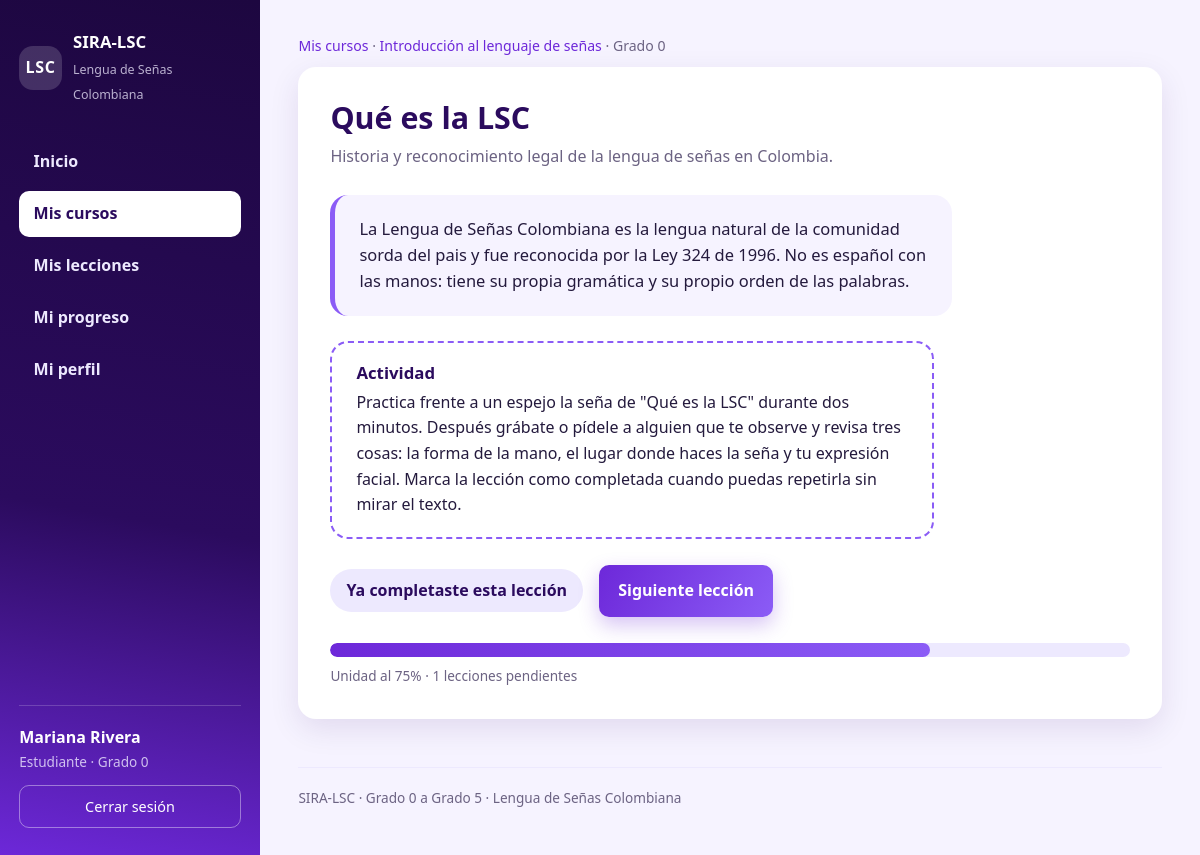
The app's page /index.php?ruta=estudiante/leccion&id=1 (signed in) with its own data.
### tables this page shows
CREATE TABLE usuarios (
    id_usuario     INT AUTO_INCREMENT PRIMARY KEY,
    nombre         VARCHAR(80)  NOT NULL,
    apellido       VARCHAR(80)  NOT NULL,
    correo         VARCHAR(150) NOT NULL UNIQUE,
    usuario        VARCHAR(50)  NOT NULL UNIQUE,
    contrasena     VARCHAR(255) NOT NULL,
    rol            ENUM('estudiante','tutor','administrador') NOT NULL DEFAULT 'estudiante',
    id_grado       INT          NULL,
    activo         TINYINT(1)   NOT NULL DEFAULT 1,
    fecha_registro DATETIME     NOT NULL DEFAULT CURRENT_TIMESTAMP,
    CONSTRAINT fk_usuarios_grado
        FOREIGN KEY (id_grado) REFERENCES grados(id_grado)
        ON DELETE SET NULL ON UPDATE CASCADE
);

CREATE TABLE grados (
    id_grado    INT AUTO_INCREMENT PRIMARY KEY,
    nombre      VARCHAR(50)  NOT NULL,
    descripcion VARCHAR(255) NOT NULL,
    orden       INT          NOT NULL DEFAULT 0
);

CREATE TABLE lecciones (
    id_leccion  INT AUTO_INCREMENT PRIMARY KEY,
    id_curso    INT          NOT NULL,
    titulo      VARCHAR(140) NOT NULL,
    descripcion VARCHAR(255) NOT NULL,
    contenido   TEXT         NOT NULL,
    actividad   TEXT         NULL,
    orden       INT          NOT NULL DEFAULT 0,
    CONSTRAINT fk_lecciones_curso
        FOREIGN KEY (id_curso) REFERENCES cursos(id_curso)
        ON DELETE CASCADE ON UPDATE CASCADE
);

CREATE TABLE cursos (
    id_curso    INT AUTO_INCREMENT PRIMARY KEY,
    id_grado    INT          NOT NULL,
    nombre      VARCHAR(120) NOT NULL,
    descripcion VARCHAR(255) NOT NULL,
    icono       VARCHAR(8)   NOT NULL DEFAULT 'LSC',
    orden       INT          NOT NULL DEFAULT 0,
    CONSTRAINT fk_cursos_grado
        FOREIGN KEY (id_grado) REFERENCES grados(id_grado)
        ON DELETE CASCADE ON UPDATE CASCADE
);

### config/funciones.php (called while the page is built, shortened)
<?php
function e($texto)
{
    return htmlspecialchars((string) $texto, ENT_QUOTES, 'UTF-8');
}
function url($ruta = 'inicio', $parametros = array())
{
    $destino = BASE_URL . 'index.php?ruta=' . urlencode($ruta);
    foreach ($parametros as $clave => $valor) {
        $destino .= '&' . urlencode($clave) . '=' . urlencode($valor);
    }
    return $destino;
}
function vista($archivo, $datos = array())
{
    extract($datos, EXTR_SKIP);
    require RUTA_BASE . '/views/' . $archivo . '.php';
}
function rolActual()
{
    return isset($_SESSION['rol']) ? $_SESSION['rol'] : null;
}
function panelDe($rol)
{
    switch ($rol) {
        default:              return 'estudiante/inicio';
    }
}
function nombreRol($rol)
{
    $nombres = array(
        'estudiante'    => 'Estudiante',
        'tutor'         => 'Tutor',
        'administrador' => 'Administrador',
    );
    return isset($nombres[$rol]) ? $nombres[$rol] : $rol;
}

### controllers/EstudianteController.php (called while the page is built, shortened)
<?php
class EstudianteController
{
    private $modeloUsuario;
    private $modeloLeccion;
    private $modeloProgreso;
    private $idUsuario;
    public function __construct()
    {
        $this->modeloUsuario  = new Usuario();
        $this->modeloLeccion  = new Leccion();
        $this->modeloProgreso = new Progreso();
        $this->idUsuario      = (int) $_SESSION['id_usuario'];
    }
    public function leccion()
    {
        $idLeccion = isset($_GET['id']) ? (int) $_GET['id'] : 0;
        $leccion   = $this->modeloLeccion->obtenerPorId($idLeccion);
        vista('estudiante/leccion', array(
            'estudiante' => $this->modeloUsuario->obtenerPorId($this->idUsuario),
            'leccion'    => $leccion,
            'completada' => $this->modeloProgreso->estaCompletada($this->idUsuario, $idLeccion),
            'siguiente'  => $this->modeloLeccion->siguienteEnCurso($leccion['id_curso'], $leccion['orden']),
            'resumen'    => $this->modeloProgreso->resumenCurso($this->idUsuario, $leccion['id_curso']),
        ));
    }
}

### models/Usuario.php (called while the page is built, shortened)
<?php
class Usuario
{
    private $db;
    public function __construct()
    {
        $this->db = Database::conexion();
    }
    public function obtenerPorId($idUsuario)
    {
        $sentencia = $this->db->prepare(
            'SELECT u.id_usuario, u.nombre, u.apellido, u.correo, u.usuario, u.rol,
                    u.id_grado, u.activo, u.fecha_registro,
                    g.nombre AS grado, g.descripcion AS grado_descripcion, g.orden AS grado_orden
             FROM usuarios u
             LEFT JOIN grados g ON g.id_grado = u.id_grado
             WHERE u.id_usuario = ?'
        );
        $sentencia->execute(array((int) $idUsuario));
        $fila = $sentencia->fetch();
        return $fila ? $fila : null;
    }
}

### config/Database.php (called while the page is built, shortened)
<?php
class Database
{
    private static $pdo = null;
    public static function conexion()
    {
        if (self::$pdo === null) {
            $dsn = 'mysql:host=' . DB_HOST . ';dbname=' . DB_NOMBRE . ';charset=utf8mb4';
            try {
                self::$pdo = new PDO($dsn, DB_USUARIO, DB_CLAVE, array(
                    PDO::ATTR_ERRMODE            => PDO::ERRMODE_EXCEPTION,
                    PDO::ATTR_DEFAULT_FETCH_MODE => PDO::FETCH_ASSOC,
                    PDO::ATTR_EMULATE_PREPARES   => false,
                ));
            } catch (PDOException $e) {
                self::mostrarError($e->getMessage());
            }
        }
        return self::$pdo;
    }
}

### models/Leccion.php (called while the page is built, shortened)
<?php
class Leccion
{
    private $db;
    public function __construct()
    {
        $this->db = Database::conexion();
    }
    public function obtenerPorId($idLeccion)
    {
        $sentencia = $this->db->prepare(
            'SELECT l.*, c.nombre AS curso, c.id_grado, g.nombre AS grado
             FROM lecciones l
             INNER JOIN cursos c ON c.id_curso = l.id_curso
             INNER JOIN grados g ON g.id_grado = c.id_grado
             WHERE l.id_leccion = ?'
        );
        $sentencia->execute(array((int) $idLeccion));
        $fila = $sentencia->fetch();
        return $fila ? $fila : null;
    }
    public function siguienteEnCurso($idCurso, $ordenActual)
    {
        $sentencia = $this->db->prepare(
            'SELECT * FROM lecciones
             WHERE id_curso = :id_curso AND orden > :orden
             ORDER BY orden ASC LIMIT 1'
        );
        $sentencia->execute(array(
            ':id_curso' => (int) $idCurso,
            ':orden'    => (int) $ordenActual,
        ));
        $fila = $sentencia->fetch();
        return $fila ? $fila : null;
    }
}

### views/estudiante/leccion.php (the view, shortened to what this page needs)
<?php
$activo = 'cursos';
require RUTA_BASE . '/views/layouts/header.php';
?>
<p class="miga">
    <a href="<?php echo url('estudiante/cursos'); ?>">Mis cursos</a> ·
    <a href="<?php echo url('estudiante/curso', array('id' => $leccion['id_curso'])); ?>"><?php echo e($leccion['curso']); ?></a> ·
    <?php echo e($leccion['grado']); ?>
</p>
<article class="leccion">
    <header class="titular">
        <h1><?php echo e($leccion['titulo']); ?></h1>
        <p><?php echo e($leccion['descripcion']); ?></p>
    </header>
    <div class="contenido-leccion">
        <p><?php echo nl2br(e($leccion['contenido'])); ?></p>
    </div>
    <?php if (!empty($leccion['actividad'])): ?>
    <section class="actividad">
        <h2>Actividad</h2>
        <p><?php echo nl2br(e($leccion['actividad'])); ?></p>
    </section>
    <?php endif; ?>
    <div class="pie-leccion">
        <?php if ($completada): ?>
            <p class="marca-hecha">Ya completaste esta lección</p>
            <?php if ($siguiente): ?>
                <a class="boton" href="<?php echo url('estudiante/leccion', array('id' => $siguiente['id_leccion'])); ?>">Siguiente lección</a>
            <?php else: ?>
                <a class="boton" href="<?php echo url('estudiante/curso', array('id' => $leccion['id_curso'])); ?>">Volver a la unidad</a>
            <?php endif; ?>
        <?php endif; ?>
    </div>
    <div class="barra barra-ancha"><span style="width: <?php echo (int) $resumen['porcentaje']; ?>%;"></span></div>
    <p class="detalle-barra">Unidad al <?php echo (int) $resumen['porcentaje']; ?>% · <?php echo (int) $resumen['pendientes']; ?> lecciones pendientes</p>
</article>
<?php require RUTA_BASE . '/views/layouts/footer.php'; ?>

### views/layouts/header.php (shortened to what this page needs)
<?php
$activo  = isset($activo) ? $activo : '';
$sinMenu = isset($sinMenu) ? $sinMenu : false;
$rol     = rolActual();
$conectado = null;
$prioridad = array('estudiante', 'tutor', 'admin');
foreach ($prioridad as $posible) {
    if (isset($$posible) && is_array($$posible) && isset($$posible['nombre'])) {
        $conectado = $$posible;
        break;
    }
}
$menus = array(
    'estudiante' => array(
        'Inicio'       => array('estudiante/inicio',    'inicio'),
        'Mis cursos'   => array('estudiante/cursos',    'cursos'),
        'Mis lecciones'=> array('estudiante/lecciones', 'lecciones'),
        'Mi progreso'  => array('estudiante/progreso',  'progreso'),
        'Mi perfil'    => array('estudiante/perfil',    'perfil'),
    ),
    'tutor' => array(
        'Inicio'           => array('tutor/inicio',      'inicio'),
        'Mis estudiantes'  => array('tutor/estudiantes', 'estudiantes'),
        'Mi perfil'        => array('tutor/perfil',      'perfil'),
    ),
    'administrador' => array(
        'Tablero'   => array('admin/inicio',    'inicio'),
        'Usuarios'  => array('admin/usuarios',  'usuarios'),
        'Grados'    => array('admin/grados',    'grados'),
        'Lecciones' => array('admin/lecciones', 'lecciones'),
        'Progreso'  => array('admin/progreso',  'progreso'),
        'Reportes'   => array('admin/reportes',  'reportes'),
    ),
);
$menu = isset($menus[$rol]) ? $menus[$rol] : array();
?>
<!DOCTYPE html>
<html lang="es">
<head>
    <link rel="stylesheet" href="<?php echo BASE_URL; ?>css/estilos.css">
</head>
<body class="<?php echo $sinMenu ? 'cuerpo-acceso' : 'cuerpo-panel'; ?>">
<?php if ($sinMenu): ?>
<main class="acceso">
<?php else: ?>
<div class="aplicacion">
    <nav class="menu-lateral">
        <a class="marca" href="<?php echo url(panelDe($rol)); ?>">
            <span class="marca-sigla">LSC</span>
            <span class="marca-texto">
                <strong>SIRA-LSC</strong>
                <small>Lengua de Señas Colombiana</small>
            </span>
        </a>
        <ul class="menu">
            <?php foreach ($menu as $etiqueta => $destino): ?>
                <li>
                    <a href="<?php echo url($destino[0]); ?>"
                       class="<?php echo $activo === $destino[1] ? 'activo' : ''; ?>">
                        <?php echo e($etiqueta); ?>
                    </a>
                </li>
            <?php endforeach; ?>
        </ul>
        <div class="menu-pie">
            <?php if ($conectado): ?>
                <p class="menu-nombre"><?php echo e($conectado['nombre'] . ' ' . $conectado['apellido']); ?></p>
                <p class="menu-grado">
                    <?php
                    echo e(nombreRol($rol));
                    if ($rol === 'estudiante' && !empty($conectado['grado'])) {
                        echo ' · ' . e($conectado['grado']);
                    }
                    ?>
                </p>
            <?php endif; ?>
            <a class="boton-salir" href="<?php echo url('salir'); ?>">Cerrar sesión</a>
        </div>
    </nav>
    <main class="contenido">
<?php endif; ?>

### css/estilos.css (style rules this page uses)
:root { --morado-oscuro: #2b0b5e; --morado-noche: #1d0740; --morado: #6d28d9; --morado-claro: #8b5cf6; --lavanda: #ede9fe; --lavanda-suave: #f6f3ff; --blanco: #ffffff; --tinta: #241a3d; --gris: #6c6383; --exito: #1f7a5a; --error: #b3204a; --radio: 18px; --radio-mini: 10px; --sombra: 0 10px 30px rgba(45, 12, 96, .10); --sombra-alta: 0 18px 44px rgba(45, 12, 96, .20); }
* { box-sizing: border-box; }
html { -webkit-text-size-adjust: 100%; }
body { margin: 0; font-family: "Segoe UI", "Trebuchet MS", system-ui, -apple-system, Arial, sans-serif; color: var(--tinta); line-height: 1.6; background: var(--lavanda-suave); }
h1, h2, h3 { line-height: 1.25; margin: 0 0 .4rem; font-weight: 700; }
h1 { font-size: 1.9rem; }
h2 { font-size: 1.35rem; }
p { margin: 0 0 .8rem; }
a { color: var(--morado); text-decoration: none; }
.boton { display: inline-block; width: 100%; padding: .85rem 1.2rem; font: inherit; font-weight: 700; color: var(--blanco); background: linear-gradient(120deg, var(--morado) 0%, var(--morado-claro) 100%); border: none; border-radius: var(--radio-mini); cursor: pointer; text-align: center; box-shadow: 0 8px 20px rgba(109, 40, 217, .28); transition: transform .18s ease, box-shadow .18s ease, background .18s ease; }
.aplicacion { display: flex; min-height: 100vh; }
.menu-lateral { width: 260px; flex-shrink: 0; padding: 1.8rem 1.2rem; background: linear-gradient(190deg, var(--morado-noche) 0%, var(--morado-oscuro) 60%, var(--morado) 100%); color: var(--lavanda); display: flex; flex-direction: column; }
.marca { display: flex; align-items: center; gap: .7rem; margin-bottom: 2rem; color: var(--blanco); }
.marca-sigla { display: grid; place-items: center; width: 44px; height: 44px; border-radius: 14px; background: rgba(255, 255, 255, .16); font-weight: 700; letter-spacing: .04em; }
.marca-texto strong { display: block; font-size: 1.05rem; }
.marca-texto small { color: rgba(237, 233, 254, .75); font-size: .78rem; }
.menu { list-style: none; margin: 0; padding: 0; flex: 1; }
.menu li { margin-bottom: .35rem; }
.menu a { display: block; padding: .65rem .9rem; border-radius: var(--radio-mini); color: var(--lavanda); font-weight: 600; }
.menu a.activo { background: var(--blanco); color: var(--morado-oscuro); }
.menu-pie { margin-top: 1.5rem; padding-top: 1.2rem; border-top: 1px solid rgba(255, 255, 255, .18); }
.menu-nombre { margin: 0; font-weight: 700; color: var(--blanco); }
.menu-grado { margin: 0 0 .8rem; font-size: .85rem; color: rgba(237, 233, 254, .8); }
.boton-salir { display: block; padding: .55rem .9rem; text-align: center; border: 1px solid rgba(255, 255, 255, .4); border-radius: var(--radio-mini); color: var(--blanco); font-size: .9rem; }
.contenido { flex: 1; min-width: 0; padding: 2.2rem 2.4rem 3rem; }
.titular { margin-bottom: 1.6rem; }
.titular h1 { color: var(--morado-oscuro); }
.titular p { color: var(--gris); margin: 0; }
.miga { font-size: .88rem; color: var(--gris); margin-bottom: .6rem; }
.barra { height: 12px; border-radius: 999px; background: var(--lavanda); overflow: hidden; }
.barra span { display: block; height: 100%; border-radius: 999px; background: linear-gradient(90deg, var(--morado) 0%, var(--morado-claro) 100%); }
.barra-ancha { height: 14px; }
.detalle-barra { margin: .5rem 0 0; font-size: .85rem; color: var(--gris); }
.leccion { padding: 2rem; background: var(--blanco); border-radius: var(--radio); box-shadow: var(--sombra); }
.contenido-leccion { max-width: 66ch; padding: 1.3rem 1.5rem; margin-bottom: 1.6rem; background: var(--lavanda-suave); border-radius: var(--radio); border-left: 5px solid var(--morado-claro); font-size: 1.03rem; }
.contenido-leccion p { margin: 0; }
.pie-leccion { display: flex; flex-wrap: wrap; align-items: center; gap: 1rem; margin-bottom: 1.6rem; }
.pie-leccion .boton { width: auto; }
.marca-hecha { margin: 0; padding: .55rem 1rem; border-radius: 999px; background: var(--lavanda); color: var(--morado-oscuro); font-weight: 600; }
.actividad { max-width: 66ch; padding: 1.2rem 1.5rem; margin-bottom: 1.6rem; background: var(--blanco); border: 2px dashed var(--morado-claro); border-radius: var(--radio); }
.actividad h2 { font-size: 1.05rem; color: var(--morado-oscuro); }
.actividad p { margin: 0; }

### records on screen
usuarios: nombre+apellido "Mariana Rivera", id_grado.nombre "Grado 0"
lecciones: id_curso.nombre "Introducción al lenguaje de señas", grados.nombre "Grado 0", titulo "Qué es la LSC", descripcion "Historia y reconocimiento legal de la lengua de señas en Colombia.", contenido "La Lengua de Señas Colombiana es la lengua natural de la comunidad sorda del pais y fue reconocida por la Ley 324 de 1996. No es español con las manos: tiene su propia gramática y su propio orden de las palabras.", actividad "Practica frente a un espejo la seña de \"Qué es la LSC\" durante dos minutos. Después grábate o pídele a alguien que te observe y revisa tres cosas: la forma de la mano, el lugar donde haces la seña y tu expresión facial. Marca la lección como completada cuando puedas repetirla sin mirar el texto."

### other values on screen
$etiqueta "Inicio"
$etiqueta "Mis cursos"
$etiqueta "Mis lecciones"
$etiqueta "Mi progreso"
$etiqueta "Mi perfil"
nombreRol($rol) "Estudiante"
$resumen['porcentaje'] "75"
$resumen['pendientes'] "1"
